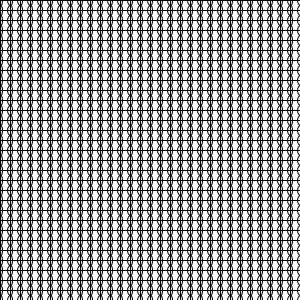
Frame 1 (no input)
Frame 60 (the mouse pressed at the canvas centre just before this capture): identical to frame 1, image omitted
Frame 120 (the mouse held since frame 60 and released just before this capture): identical to frame 1, image omitted

The Processing sketch that drew this single still picture (run headless with seeded random() and noise(); from frame 60 on, the mouse is pressed at the canvas centre):

// Processing sketch: processing_30837
// ── processing_30837.pde

int abstand = 10;
int abstand2 = 5; 
void setup(){
  size(300, 300);
  smooth();
}
 
void draw(){
  background(255);
  for(int y = 0; y <= height; y = y + abstand){
    for(int x = 0; x <= width; x = x + abstand){
      rect(x, y, 10, 10);
      noFill();
      stroke(0);
      ellipse(x, y, abstand2, abstand);
  }
  
}

}
